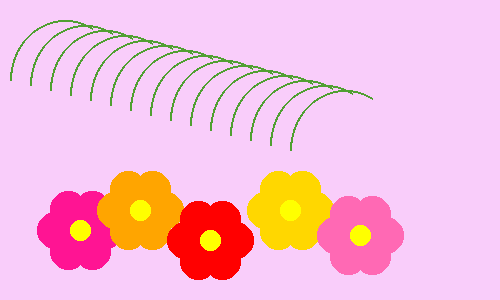
#> input picture img/flowers.bmp, 500 x 300 px
$ python highlight.py
#> lines starting #> are read from the running program, lines starting #| are printed output that depends on the picture
from PIL import Image
import random

key = 2026
colourPlane = 1
significantBit = 7

coverImage = 'img/flowers.bmp'
secretFile = 'secret.txt'
outputImage = 'highlighted-image.bmp'


image = Image.open(coverImage).convert('RGB')
#> image is the input picture: PIL image 500x300 RGB; mean R, G, B 246.3, 188.8, 214.1
width, height = image.size
#> width = 500; height = 300
pixels = image.load()

with open(secretFile, 'r', encoding='utf-8') as file:
#> (reads secret.txt from the repository)
    secret = file.read()

messageBits = ''.join(format(ord(ch), '07b') for ch in secret)
lengthBits = format(len(secret), '014b')
bits = lengthBits + messageBits

capacity = width * height
#> capacity = 150000

if len(bits) > capacity:
    raise ValueError("Message is too large for this image.")

shuffledIndices = list(range(capacity))
random.seed(key)
random.shuffle(shuffledIndices)

for i in range(len(bits)):
    index = shuffledIndices[i]

    x = index % width
    y = index // width

    pixels[x, y] = (255, 0, 0)

image.save(outputImage)
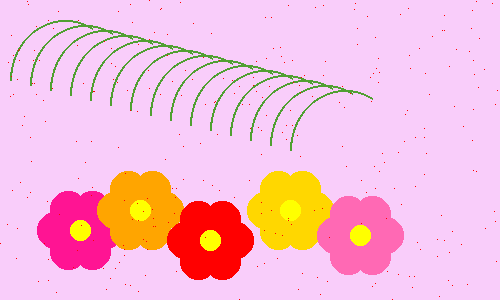
#> saved as highlighted-image.bmp: PIL image 500x300 RGB; mean R, G, B 246.3, 188.4, 213.7

print("Highlighted image created successfully.")
print("Output image:", outputImage)
print("Modified pixels:", len(bits))
